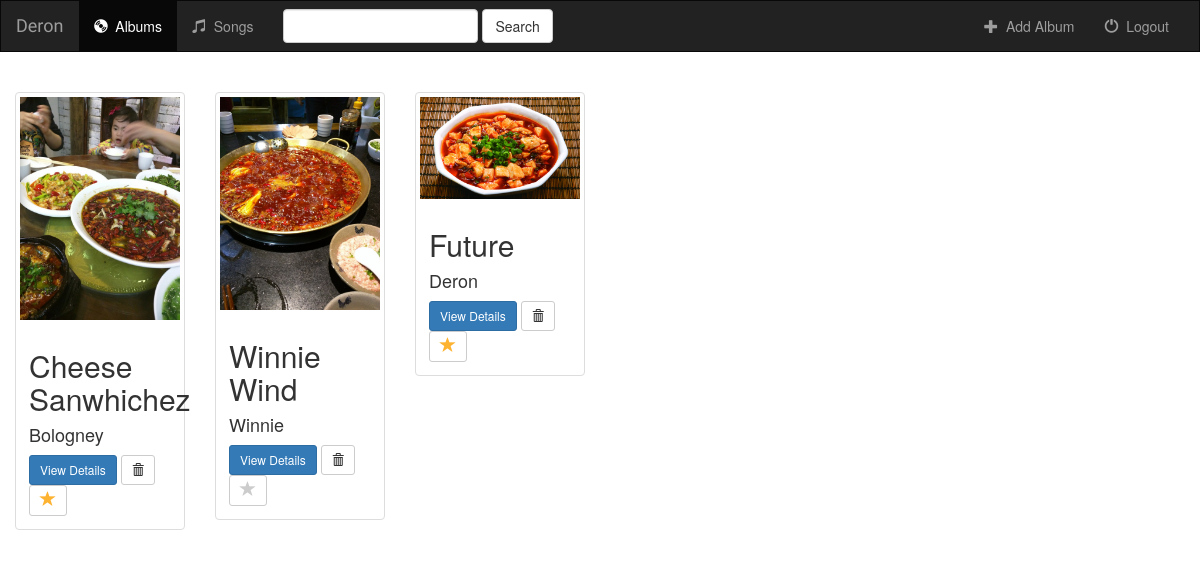
The app's page /music/1/favorite_album/ with its own data.
### music/models.py (models this page shows, shortened)
class Album(models.Model):
    artist = models.CharField(max_length=250)
    album_title = models.CharField(max_length=500)
    genre = models.CharField(max_length=100)
    album_logo = models.FileField()
    is_favorite = models.BooleanField(default=False)

### music/views.py (the view)
# urls.py: url(r'^(?P<album_id>[0-9]+)/favorite_album/$', views.favorite_album, name='favorite_album'),
def favorite_album(request, album_id):
    album = get_object_or_404(Album, pk=album_id)
    try:
        if album.is_favorite:
            album.is_favorite = False
        else:
            album.is_favorite = True
        album.save()
    except(KeyError, Album.DoesNotExist):
        return render(request, 'music/index.html',{
            'album': album.id,
            'error_message': "You did not select a valid album",
        })
    else:
        return render(request, 'music/index.html', {'all_albums': get_all_albums})

### music/views.py (called while the page is built)
def get_all_albums():
    return Album.objects.all()

### music/templates/music/index.html (shortened to what this page needs)
{% extends 'music/base.html' %}
{% block body %}
    <div class="albums-container container-fluid">
        <div class="row">
            <div class="col-sm-12">
            </div>
            {% if all_albums %}
                {% for album in all_albums %}
                    <div class="col-sm-4 col-lg-2">
                        <div class="thumbnail">
                            <a href="{% url 'music:detail' album.id %}">
                                <img src="{{ album.album_logo.url }}" class="img-responsive">
                            </a>
                            <div class="caption">
                                <h2>{{ album.album_title }}</h2>
                                <h4>{{ album.artist }}</h4>
                                <a href="{% url 'music:detail' album.id %}" class="btn btn-primary btn-sm" role="button">View Details</a>
                                <form action="{% url 'music:album-delete' album.id %}" method="post" style="display: inline;">
                                    <button type="submit" class="btn btn-default btn-sm">
                                        <span class="glyphicon glyphicon-trash"></span>
                                    </button>
                                </form>
                                <a href="{% url 'music:favorite_album' album.id %}" class="btn btn-default btn-sm btn-favorite" role="button">
                                    <span class="glyphicon glyphicon-star {% if album.is_favorite %}active{% endif %}"></span>
                                </a>
                            </div>
                        </div>
                    </div>
                {% endfor %}
            {% endif %}
        </div>
    </div>
{% endblock %}

### music/static/music/style.css (style rules this page uses)
body { background: white url("images/background.png"); }
.glyphicon-star { color: #CCCCCC; font-size: 16px; }
.glyphicon-star.active { color: #FDB230 }

### records on screen
Album: album_logo (picture), album_title "Cheese Sanwhichez", artist "Bologney"
Album: album_logo (picture), album_title "Winnie Wind", artist "Winnie", is_favorite False (drawn)
Album: album_logo (picture), album_title "Future", artist "Deron"
